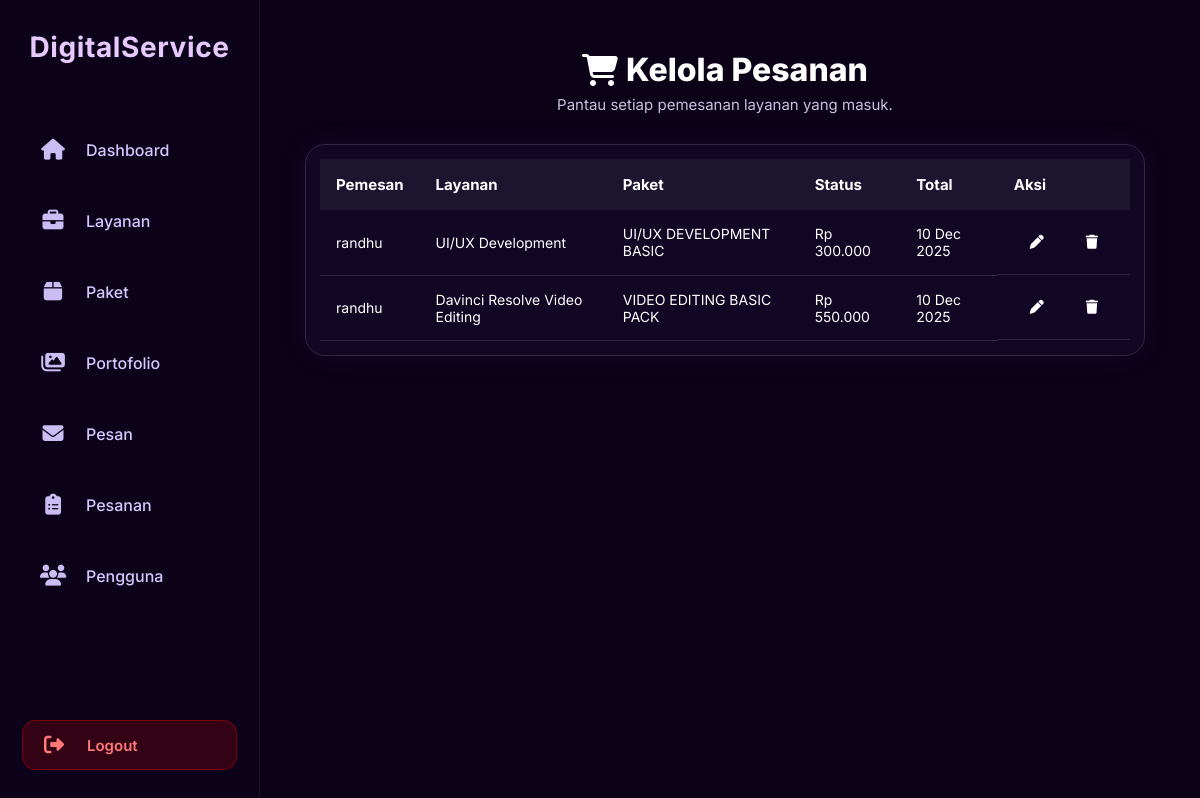
Page /digital_service/public/views/admin/pages/orderS.php?id=9 (signed in) on the committed database.
### tables this page shows
CREATE TABLE `orders` (
  `id` int(11) NOT NULL,
  `user_id` int(11) NOT NULL,
  `service_id` int(11) NOT NULL,
  `package_id` int(11) NOT NULL,
  `price` int(11) NOT NULL,
  `notes` text DEFAULT NULL,
  `payment_method` varchar(50) DEFAULT NULL,
  `payment_proof` varchar(255) DEFAULT NULL,
  `proof_file` varchar(255) DEFAULT NULL,
  `status` enum('PENDING','WAITING CONFIRMATION','IN PROGRESS','COMPLETED','REJECTED') DEFAULT 'PENDING',
  `created_at` timestamp NOT NULL DEFAULT current_timestamp(),
  `updated_at` timestamp NOT NULL DEFAULT current_timestamp() ON UPDATE current_timestamp()
);

CREATE TABLE `users` (
  `id` int(10) UNSIGNED NOT NULL,
  `name` varchar(100) NOT NULL,
  `username` varchar(50) NOT NULL,
  `password` varchar(255) NOT NULL,
  `role` enum('admin','client') NOT NULL DEFAULT 'client',
  `created_at` datetime NOT NULL DEFAULT current_timestamp()
);

CREATE TABLE `services` (
  `id` int(10) UNSIGNED NOT NULL,
  `category_id` int(10) UNSIGNED DEFAULT NULL,
  `title` varchar(150) NOT NULL,
  `description` text NOT NULL,
  `base_price` int(10) UNSIGNED NOT NULL,
  `thumbnail` varchar(255) DEFAULT NULL,
  `is_active` tinyint(1) NOT NULL DEFAULT 1,
  `created_at` datetime NOT NULL DEFAULT current_timestamp()
);

CREATE TABLE `packages` (
  `id` int(10) UNSIGNED NOT NULL,
  `service_id` int(10) UNSIGNED DEFAULT NULL,
  `name` varchar(100) NOT NULL,
  `description` text DEFAULT NULL,
  `price` int(10) UNSIGNED NOT NULL,
  `thumbnail` varchar(255) DEFAULT NULL,
  `created_at` datetime NOT NULL DEFAULT current_timestamp()
);

### digital_service/config/app.php (called while the page is built, shortened)
<?php
$BASE_URL = "http://localhost/digital_service/";
?>

### digital_service/public/views/admin/pages/orders.php (the view, shortened to what this page needs)
<?php
require_once __DIR__ . "/../../../../config/db.php";
require_once __DIR__ . "/../../../../config/app.php";
$orders = [];
$q = $conn->query("
    SELECT o.*,
           u.name AS user_name,
           s.title AS service_title,
           p.name AS package_name
    FROM orders o
    LEFT JOIN users u ON o.user_id = u.id
    LEFT JOIN services s ON o.service_id = s.id
    LEFT JOIN packages p ON o.package_id = p.id
    ORDER BY o.created_at DESC
");
if ($q) {
    while ($row = $q->fetch_assoc()) {
        $orders[] = $row;
    }
}
?>
<!DOCTYPE html>
<html lang="id">
<head>
    <link rel="stylesheet" href="<?= $BASE_URL ?>public/assets/styles/admin/orders.css">
    <link rel="stylesheet" href="<?= $BASE_URL ?>public/assets/styles/admin/dashboard.css">
    <link rel="stylesheet" href="https://cdnjs.cloudflare.com/ajax/libs/font-awesome/6.5.0/css/all.min.css">
</head>
<body>
<div class="admin-layout">
<?php include __DIR__ . "/../layout/sidebar.php"; ?>
<div class="admin-content">
    <div class="page-header">
        <h1><i class="fa-solid fa-cart-shopping"></i> Kelola Pesanan</h1>
        <p class="subtitle">Pantau setiap pemesanan layanan yang masuk.</p>
    </div>
    <div class="table-card">
        <table class="orders-table">
            <thead>
                <tr>
                    <th>Pemesan</th>
                    <th>Layanan</th>
                    <th>Paket</th>
                    <th>Status</th>
                    <th>Total</th>
                    <th>Aksi</th>
                </tr>
            </thead>
            <tbody>
            <?php if(count($orders)): ?>
                <?php foreach ($orders as $o): ?>
                <tr>
                    <td><?= htmlspecialchars($o['user_name']) ?></td>
                    <td><?= htmlspecialchars($o['service_title']) ?></td>
                    <td><?= $o['package_name'] ? htmlspecialchars($o['package_name']) : '-' ?></td>
                    <td>Rp <?= number_format($o['price'], 0, ',', '.') ?></td>
                    <td><?= date("d M Y", strtotime($o['created_at'])) ?></td>
                    <td class="actions">
                        <a href="<?= $BASE_URL ?>public/views/admin/pages/edit_order.php?id=<?= $o['id'] ?>" class="btn-action">
                            <i class="fa-solid fa-pen"></i>
                        </a>
                        <a href="<?= $BASE_URL ?>public/views/admin/actions/order_delete.php?id=<?= $o['id'] ?>" class="btn-action delete btn-delete-order">
                            <i class="fa-solid fa-trash"></i>
                        </a>
                    </td>
                </tr>
                <?php endforeach; ?>
            <?php else: ?>
                <tr><td colspan="7" class="empty">Belum ada pesanan masuk.</td></tr>
            <?php endif; ?>
            </tbody>
        </table>
    </div>
</div>
</div>
</body>
</html>

### digital_service/public/assets/styles/admin/orders.css (style rules this page uses)
:root { --bg-main: #0b0218; --bg-elevated: #110724; --border: rgba(255,255,255,0.08); --text: #efe1ff; --text-dim: #b69ce8; --accent: #a855ff; --accent-hover: #be82ff; --danger: #ff4d4d; --pending: #ffc356; --approved: #00e987; --progress: #5ea1ff; --review: #ff88dd; --done: #8cff7a; }
a { text-decoration: none; }
body { background: var(--bg-main); color: var(--text); font-family: "Inter", sans-serif; }
.admin-layout { display: flex; width: 100%; }
.admin-content { flex: 1; margin-left: 250px; padding: 50px 55px 70px; display: flex; flex-direction: column; align-items: center; animation: fadeIn .35s ease forwards; }
.page-header { text-align: center; margin-bottom: 30px; }
.page-header h1 { display: inline-flex; align-items: center; gap: 8px; color: #fff; font-size: 32px; font-weight: 800; transition: .25s ease; }
.page-header .subtitle { font-size: 15px; margin-top: 6px; color: var(--text-dim); }
.table-card { width: 100%; max-width: 1100px; background: #110724; padding: 14px; border-radius: 20px; border: 1px solid var(--border); box-shadow: 0 0 28px rgba(168,85,255,.08); }
.orders-table { width: 100%; border-collapse: collapse; }
.orders-table thead tr { background: rgba(255,255,255,.05); }
.orders-table th { text-align: left; padding: 16px; font-size: 15px; font-weight: 700; color: #fff; }
.orders-table td { padding: 15px 16px; font-size: 14px; border-bottom: 1px solid var(--border); color: var(--text); }
.orders-table tbody tr { transition: .25s ease; }
.actions { display: flex; justify-content: center; gap: 10px; }
.btn-action { padding: 10px 16px; border-radius: 12px; display: inline-flex; align-items: center; gap: 6px; font-size: 14px; font-weight: 600; transition: .25s ease; }

### digital_service/public/assets/styles/admin/dashboard.css (style rules this page uses)
* { margin: 0; padding: 0; box-sizing: border-box; font-family: "Inter", sans-serif; }
a { text-decoration: none; color: inherit; cursor: pointer; }
:root { --bg: #070615; --bg-soft: #0d0b20; --bg-elevated: #14122b; --accent: #8a63ff; --accent-soft: #d0c6ff; --accent-hover: #a98cff; --text: #ffffff; --text-dim: #c7c2e0; --border: #2d2942; }
html, body { width: 100%; min-height: 100vh; overflow-x: hidden; overflow-y: auto; background: #0b0218; color: var(--text); }
.admin-layout { display: flex; width: 100%; min-height: 100vh; }
.subtitle { font-size: 15px; color: var(--text-dim); }

### digital_service/public/assets/styles/components/sidebar.css (style rules this page uses)
* { margin: 0; padding: 0; box-sizing: border-box; font-family: "Inter", sans-serif }

### rows in the picture
orders: user.name "randhu", service.title "UI/UX Development", package.name "UI/UX DEVELOPMENT BASIC", price "300.000", created_at "10 Dec 2025"
orders: user.name "randhu", service.title "Davinci Resolve Video Editing", package.name "VIDEO EDITING BASIC PACK", price "550.000", created_at "10 Dec 2025"
